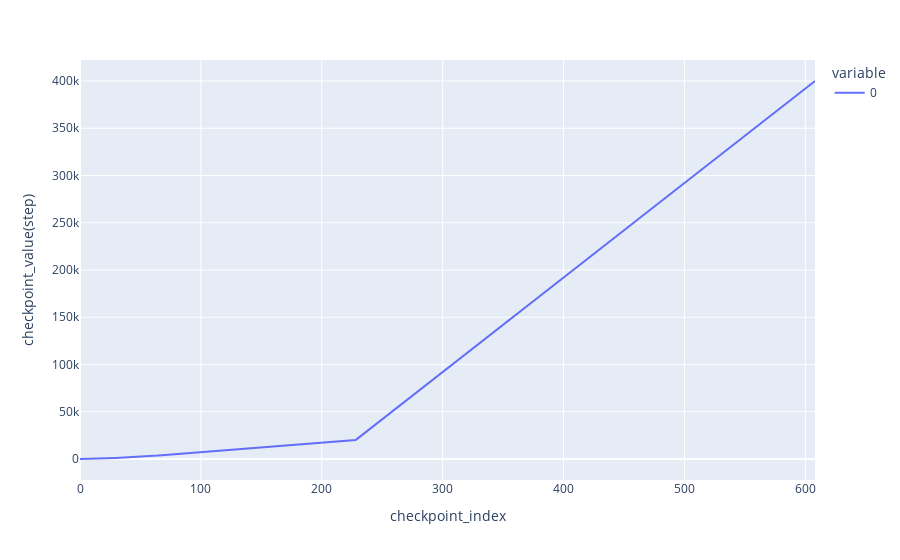

This figure's notebook cell:
### Code cell
line(label, xaxis='checkpoint_index', yaxis='checkpoint_value(step)')

### Figure 1 — Plotly figure (JSON) as saved in the notebook; plotly's stock layout.template omitted (floating-point values rounded to 4 significant figures; data arrays with more than 128 entries replaced by an {"elided": "..."} marker saying what was removed)
{"data": [{"hovertemplate": "variable=0<br>checkpoint_index=%{x}<br>checkpoint_value(step)=%{y}<extra></extra>", "legendgroup": "0", "line": {"color": "#636efa", "dash": "solid"}, "marker": {"symbol": "circle"}, "mode": "lines", "name": "0", "orientation": "v", "showlegend": true, "type": "scatter", "x": {"elided": "609 int values"}, "xaxis": "x", "y": {"elided": "609 int values"}, "yaxis": "y"}], "layout": {"legend": {"title": {"text": "variable"}, "tracegroupgap": 0}, "margin": {"t": 60}, "xaxis": {"anchor": "y", "domain": [0, 1], "title": {"text": "checkpoint_index"}}, "yaxis": {"anchor": "x", "domain": [0, 1], "title": {"text": "checkpoint_value(step)"}}}}
